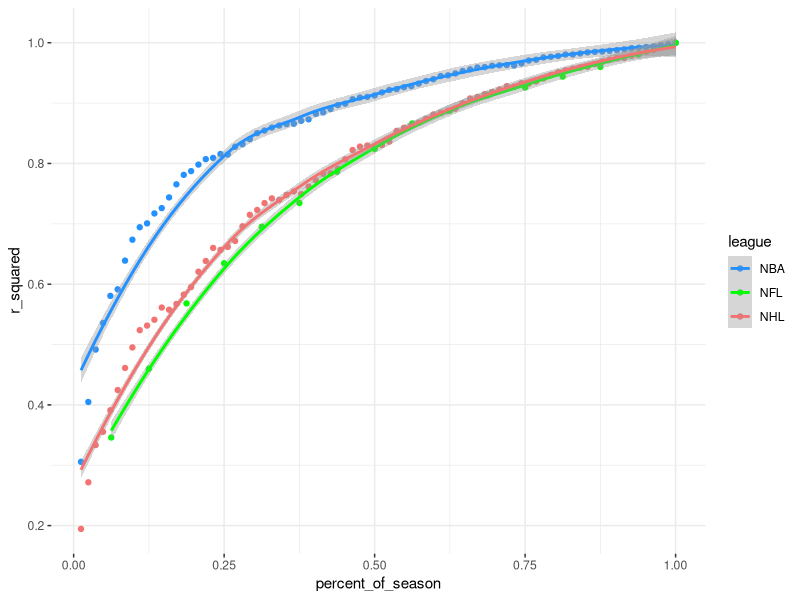

Generate this figure with R:
library(ggplot2)
library(dplyr)
library(tidyr)

colors = c("#2491ff", "green", "#F27371")

nhl = read.csv("nhl/NHL_r_squared_table.csv") %>% 
  rename(NHL = r_squared) %>% 
  mutate(percent_of_season = game/82)
nba = read.csv("nba/NBA_r_squared_table.csv") %>% 
  rename(NBA = r_squared) %>% 
  mutate(percent_of_season = game/82)
nfl = read.csv("nfl/NFL_r_squared_table.csv") %>% 
  rename(NFL = r_squared) %>% 
  mutate(percent_of_season = game/16)

leagues = full_join(nhl, nba, by="percent_of_season") %>% 
  full_join( nfl, by="percent_of_season") %>% 
  gather(league, r_squared, `NHL`, `NBA`, `NFL`) %>% 
  filter(!is.na(r_squared))

ggplot(data=leagues, aes(x = percent_of_season, y = r_squared, color = league)) +
  geom_point() + stat_smooth() + 
  theme_bw() + theme(panel.border = element_blank()) + 
  scale_color_manual(values = colors)